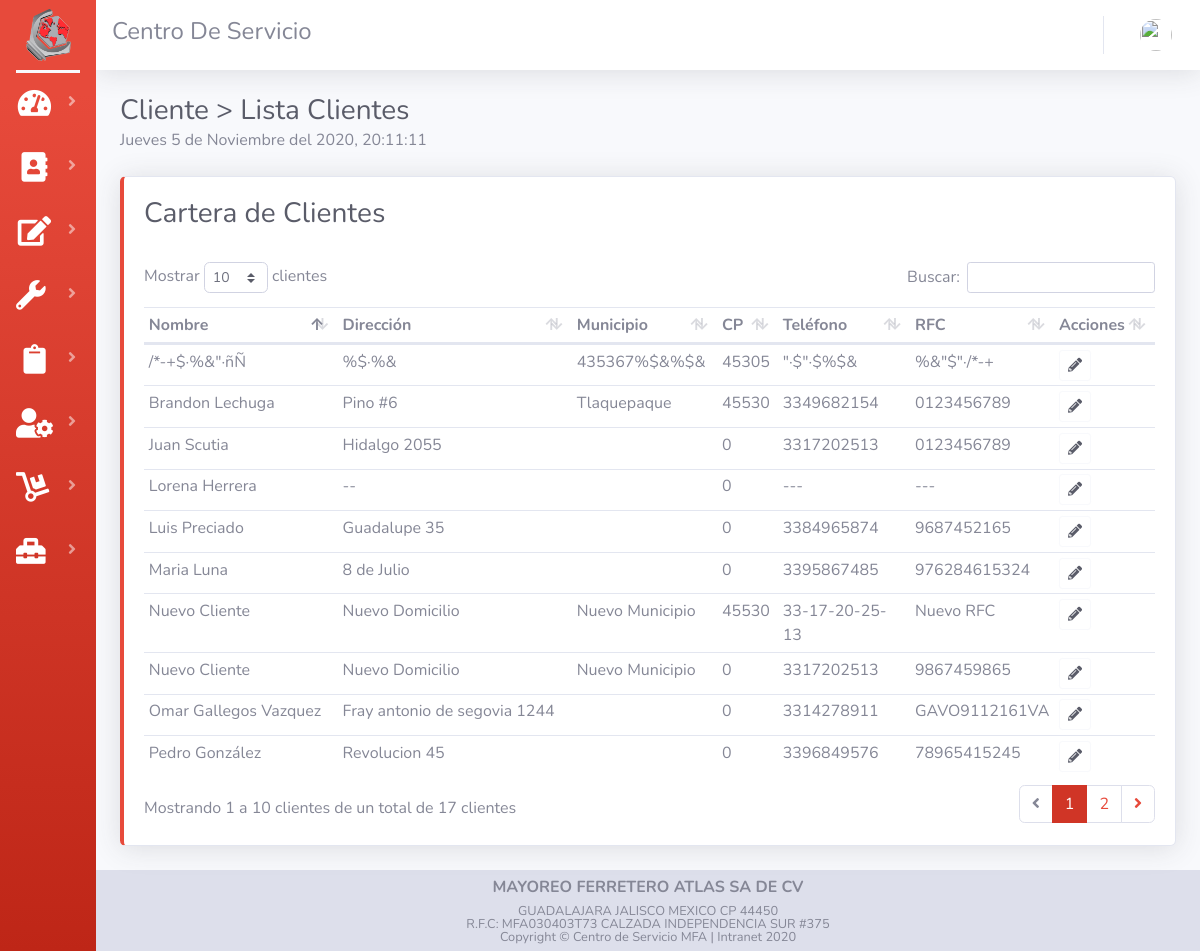
Before: /listaCliente.php with the older database file.
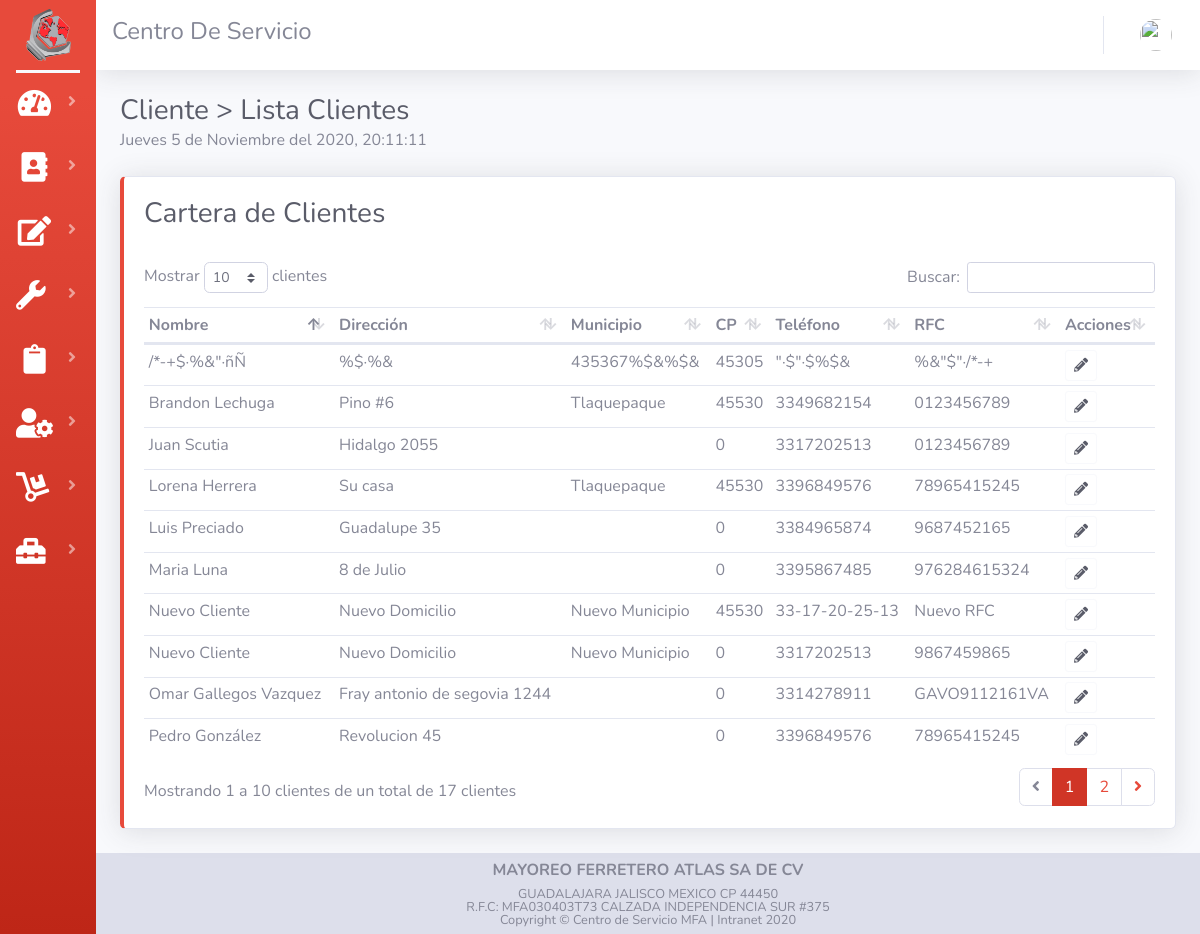
After: the same page with the newer database file.
### tables this page shows
CREATE TABLE `tab_cliente`  (
  `id_cliente` int(11) NOT NULL AUTO_INCREMENT,
  `nom_cliente` varchar(50) NOT NULL,
  `dir_cliente` varchar(70) NOT NULL,
  `mun_cliente` varchar(25) NOT NULL,
  `cp_cliente` int(11) NOT NULL,
  `tel_cliente` varchar(20) NOT NULL,
  `rfc_cliente` varchar(15) NOT NULL,
  `mail_cliente` varchar(50) NOT NULL,
  PRIMARY KEY (`id_cliente`) USING BTREE
);

### listaCliente.php (the view, shortened to what this page needs)
<?php session_start(); include("assets/controler/conexion.php");?>
<!DOCTYPE html>
<html lang="en">
<head>
    <?php  include("assets/common/header.php");?>
</head>
<body id="page-top">
    <div id="wrapper">
        <?php  include("assets/common/sidebar.php");?>
        <div id="content-wrapper" class="d-flex flex-column">
            <div id="content">
                <?php  include("assets/common/topbar.php");?>
                <div class="container-fluid">
                    <div class="d-sm-flex align-items-center justify-content-between mb-4">
                        <div>
                            <h1 class='h3 mb-0 text-gray-800'>Cliente > Lista Clientes</h1>
                            <div id="reloj" style="text-align: left;">
                            </div>
                        </div>
                    </div>
                    <div class="row">
                        <div class="col">
                            <div class="card border-left-danger shadow ">
                                <div class="card-body">
                                    <h1 class='h3 text-gray-800'>Cartera de Clientes</h1>
                                    <br>
                                    <div class="table-responsive">
                                        <table class="table table-hover table-sm" id="dataTableCliente" width="100%"
                                            cellspacing="0">
                                            <thead>
                                                <tr>
                                                    <th>Nombre</th>
                                                    <th>Dirección</th>
                                                    <th>Municipio</th>
                                                    <th>CP</th>
                                                    <th>Teléfono</th>
                                                    <th>RFC</th>
                                                    <th>Acciones</th>
                                                </tr>
                                            </thead>
                                            <tbody>
                                                <?php
                                        $queryCliente = "SELECT * FROM tab_cliente";
                                        $rsCliente = mysqli_query($con, $queryCliente) or die ("Error de consulta");
                                          while ($Cliente = mysqli_fetch_array($rsCliente)) {
                                            echo "
                                            <tr>
                                                    <td>".$Cliente['nom_cliente']."</td>
                                                    <td>".$Cliente['dir_cliente']."</td>
                                                    <td>".$Cliente['mun_cliente']."</td>
                                                    <td>".$Cliente['cp_cliente']."</td>
                                                    <td>".$Cliente['tel_cliente']."</td>
                                                    <td>".$Cliente['rfc_cliente']."</td>
                                                    <td><button type='button' class='btn btn-outline-light text-dark btn-sm BtnCliente' data-toggle='modal' data-target='#modalCliente'value=".$Cliente['id_cliente'].">
                                                    <i class='fas fa-pencil-alt'></i></button></td>
                                                </tr>
                                            "; } ?>
                                            </tbody>
                                        </table>
                                    </div>
                                </div>
                            </div>
                            <br>
                        </div>
                    </div>
                </div>
            </div>
            <?php  include_once("assets/common/foter.php");?>
        </div>
    </div>
</body>
</html>

Changed rows visible on the page:
changed tab_cliente "Lorena Herrera": dir_cliente "--" → "Su casa"; mun_cliente (not shown) → "Tlaquepaque"; cp_cliente "0" → "45530"; tel_cliente "---" → "3396849576"; rfc_cliente "---" → "78965415245"
